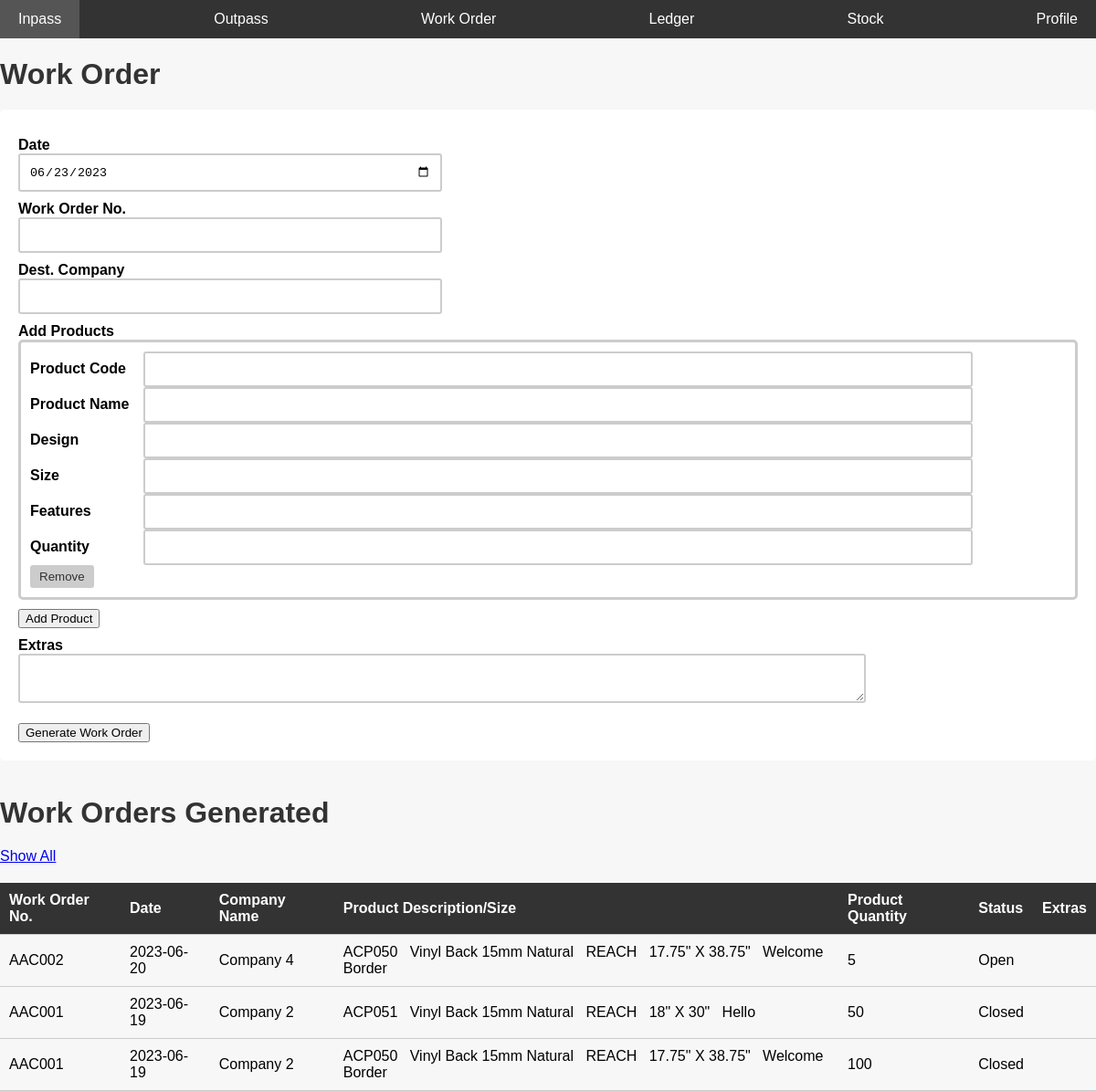
Page /workorder.php on the earlier database version.
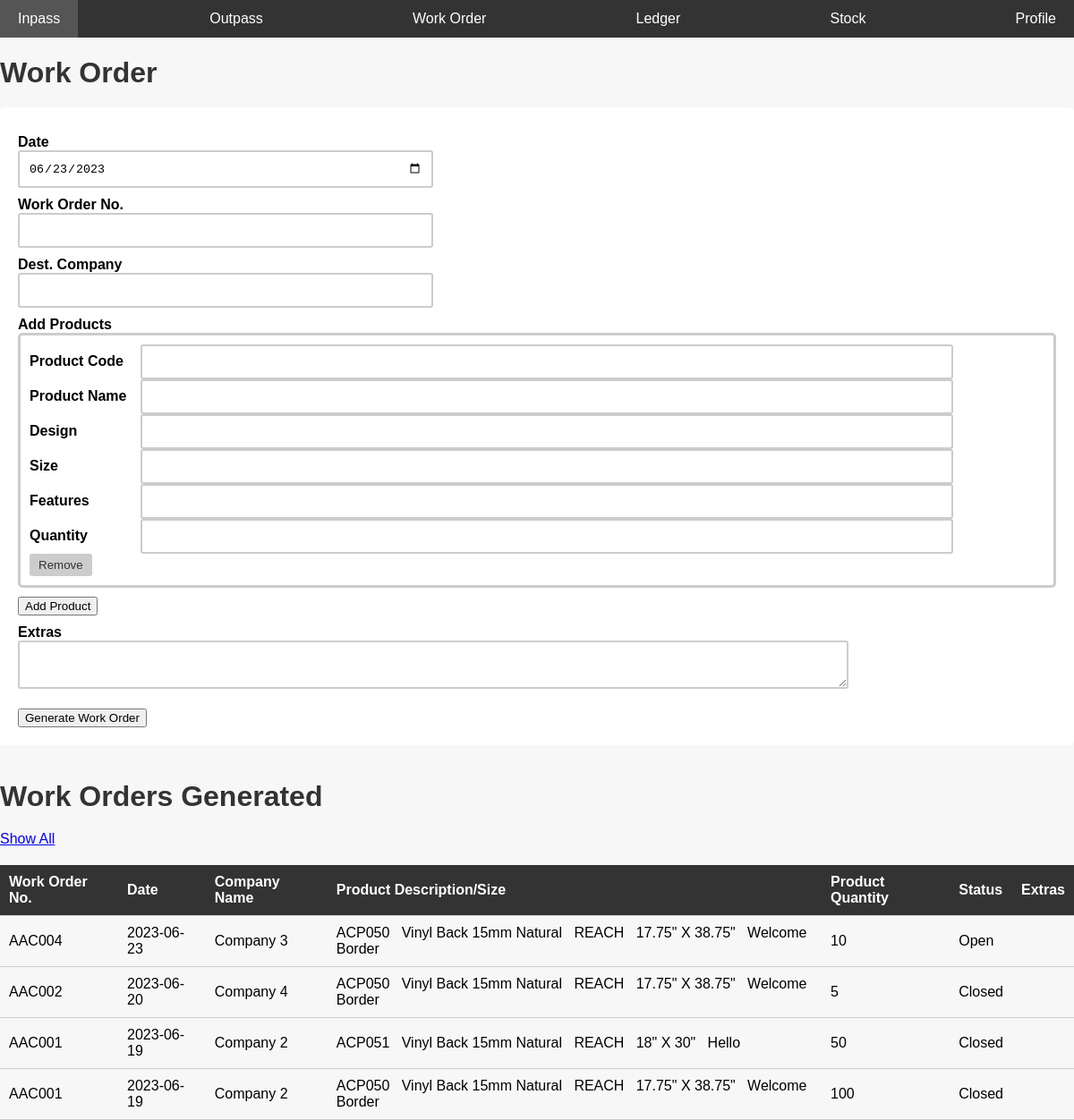
Same page on the later database version.
### tables this page shows
CREATE TABLE IF NOT EXISTS `work_orders` (
  `id` int NOT NULL AUTO_INCREMENT,
  `date` date NOT NULL,
  `work_order_no` varchar(25) NOT NULL,
  `company` varchar(50) NOT NULL,
  `extras` varchar(50) NOT NULL,
  `status` varchar(20) NOT NULL DEFAULT 'Open',
  PRIMARY KEY (`id`)
);

CREATE TABLE IF NOT EXISTS `work_order_products` (
  `work_order_no` varchar(25) NOT NULL,
  `code` varchar(25) NOT NULL,
  `name` varchar(50) NOT NULL,
  `design` varchar(50) NOT NULL,
  `size` varchar(25) NOT NULL,
  `features` varchar(50) NOT NULL,
  `qty` int NOT NULL
);

### workorder.php (the view, shortened to what this page needs)
<?php
include 'conn.php';
include 'nav.php';
?>
<?php
$sql4 = "select * from work_orders,work_order_products where work_orders.work_order_no = work_order_products.work_order_no order by date desc LIMIT 10";
$retval3 = mysqli_query($conn, $sql4);
?>
<html>
<link rel="stylesheet" href="css/inpass.css">
<body>
    <h1>Work Order</h1>
    <form name='work_orders' method="POST">
        <label>Date</label>
        <input type="date" id='date' name='date'> <br>
        <label>Work Order No.</label>
        <input type="text" name='work_order_no'> <br>
        <label>Dest. Company</label>
        <input list='companylist' type="text" name='company_name'>
         <br>
        <label>Add Products</label>
        <div id='product_fields'>
        </div>
        <button type="button" id="add_product_field">Add Product</button> <br>
        <label>Extras</label>
        <textarea name='extras'></textarea> <br> <br>
        <button type="submit" name="work_orders">Generate Work Order</button>
    </form> <br>
<div>
<h1>Work Orders Generated</h1>
<a href="workordershowall.php?f=0" target="_blank">Show All</a>
<table style="border-spacing: 30px;">
    <thead>
        <th>
            Work Order No.
        </th>
        <th>
            Date
        </th>
        <th>
            Company Name
        </th>
        <th>
            Product Description/Size
        </th>
        <th>
            Product Quantity
        </th>
        <th>
            Status
        </th>
        <th>
            Extras
        </th>
    </thead>
    <tbody>
        <tr>
            <?php
            while ($row = $retval3->fetch_assoc()) {
                if (!empty($row)) {
                    echo "
            <tr>
            <td>
            {$row['work_order_no']}
            </td>
            <td>
            {$row['date']}
            </td>
            <td>
            {$row['company']}
            </td>
            <td>
            {$row['code']}
            &nbsp;
            {$row['name']}
            &nbsp;
            {$row['design']}
            &nbsp;
            {$row['size']}
            &nbsp;
            {$row['features']}
            </td>
            <td>
            {$row['qty']}
            </td>
            <td>
            {$row['status']}
            </td>
            <td>
            {$row['extras']}
            </td>
            </tr>
            ";
                }
            }
            ?>
        </tr>
    </tbody>
</table>
</div>
</body>
</html>

### nav.php (shortened to what this page needs)
<!DOCTYPE html>
<html>
<head>
</head>
<body>
    <div id="nav">
        <ul id="navul">
            <li id="navli"><a href="inpass.php">Inpass</a></li>
            <li id="navli"><a href="outpass.php">Outpass</a></li>
            <li id="navli"><a href="workorder.php">Work Order</a></li>
            <li id="navli"><a href="ledger.php?f=0">Ledger</a></li>
            <li id="navli"><a href="stock.php?f=0">Stock</a></li>
            <li id="navli"><a href="profile.php">Profile</a></li>
        </ul>
    </div>
</body>
</html>

### css/inpass.css (style rules this page uses)
body { font-family: Arial, sans-serif; background-color: #f7f7f7; margin: 0; padding: 0px; }
h1 { color: #333; margin-bottom: 20px; }
form { background-color: #fff; padding: 20px; border-radius: 5px; }
label { font-weight: bold; display: block; margin-top: 10px; }
input, input[type="text"], input[type="date"], textarea { width: 40%; padding: 10px; border: 2px solid #ccc; border-radius: 3px; box-sizing: border-box; }
table { width: 100%; border-collapse: collapse; margin-top: 20px; }
th, td { padding: 10px; border-bottom: 1px solid #ccc; text-align: left; }
th { background-color: #333; color: #fff; }
.product_field input,textarea { width: 80%; }

### nav.php (style rules this page uses)
body { margin: 0; padding: 0; font-family: Arial, sans-serif; }
#nav { background-color: #333; }
#navul { list-style-type: none; margin: 0; padding: 0; display: flex; justify-content: space-between; align-items: center; }
#navli { margin: 0; }
#navli a { display: block; text-decoration: none; padding: 12px 20px; color: #fff; font-size: 16px; transition: background-color 0.3s; }

Differences in the rows shown:
added work_orders: work_order_products.work_order_no "AAC004", date "2023-06-23", company "Company 3", work_order_products.code "ACP050", work_order_products.name "Vinyl Back 15mm Natural", work_order_products.design "REACH", work_order_products.size "17.75\" X 38.75\"", work_order_products.features "Welcome Border", work_order_products.qty "10", status "Open"
changed work_orders "Company 4": status "Open" → "Closed"
